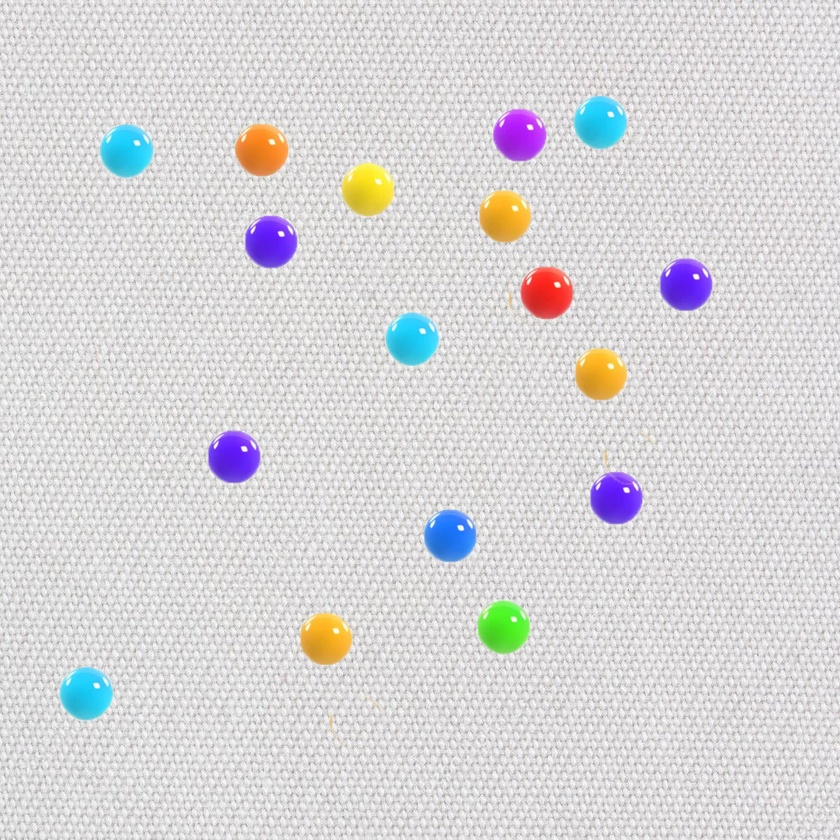
#> input picture img/1red.jpg, 840 x 840 px, shrunk from 1000 x 1000 before the run
$ python main.py
#> lines starting #> are read from the running program, lines starting #| are printed output that depends on the picture; after the words box and inside, x2 and y2 are one past the last pixel; in counts of white or black regions, pixels touching at a corner belong together
def main():
    import cv2 as cv
    import os.path

    #path_file = input("Bведите путь к файлу:")
    path_file = '../img/1red.jpg'
    if os.path.exists(path_file):
        img = cv.imread(path_file, 1)
#> img is the input picture: shape (840, 840, 3); mean B, G, R 216, 214.5, 216.2
        mask_low, mask_hi = (0, 100, 100), (255, 255, 255)
        img_mask = cv.inRange(img, mask_low, mask_hi)
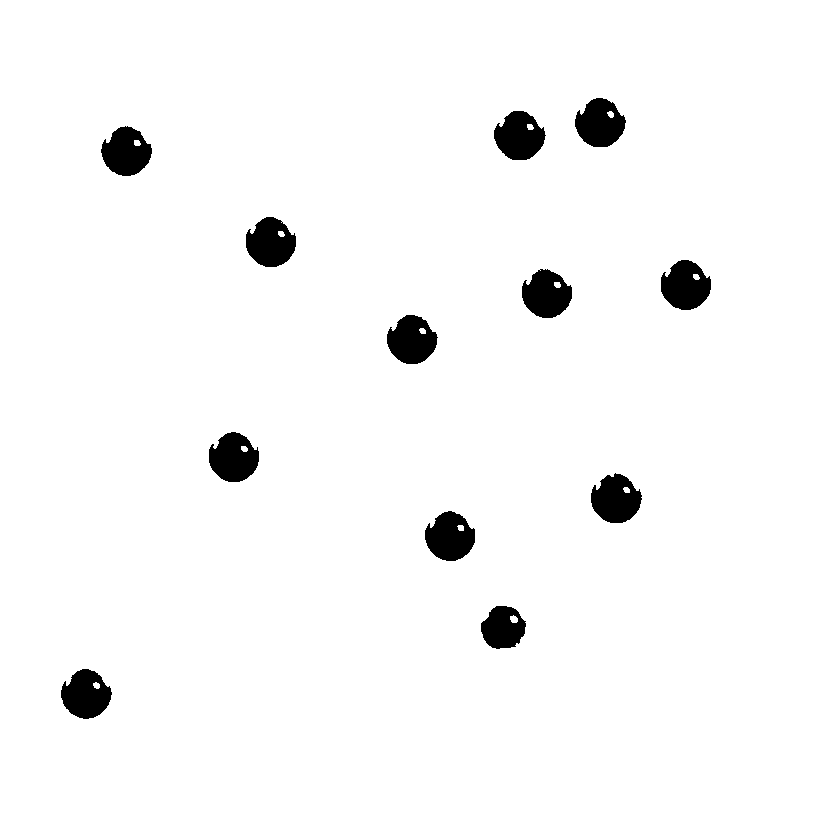
#> img_mask: shape (840, 840); 97% white; 12 black regions, largest, box (x1, y1, x2, y2) and area: (209, 432, 259, 482) 1818, (246, 217, 296, 267) 1815, (661, 260, 711, 310) 1815
        cv.imshow("win1", img)
        cv.imshow("win2", img_mask)
        path_file_mask = path_file.replace('.jpg', '_mask.jpg')
        print(path_file_mask)
        cv.imwrite(path_file_mask, img_mask)
        cv.waitKey(0)
        cv.destroyAllWindows()
    else:
        print("Такой файл не существует")

if __name__ == "__main__":
    main()

$ run again, with img/3red.jpg copied over img/1red.jpg
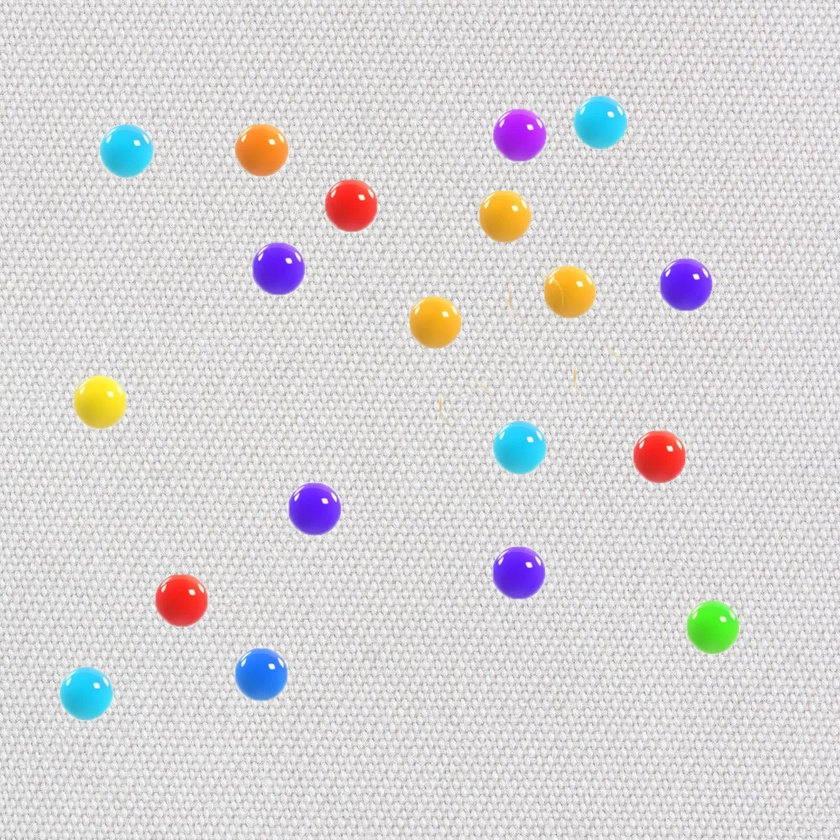
#> input picture img/3red.jpg, 840 x 840 px, shrunk from 1000 x 1000 before the run
#> in main, img is the input picture: shape (840, 840, 3); mean B, G, R 215, 213.6, 216.3
#> in main, `img_mask = cv.inRange(img, mask_low, mask_hi)`:
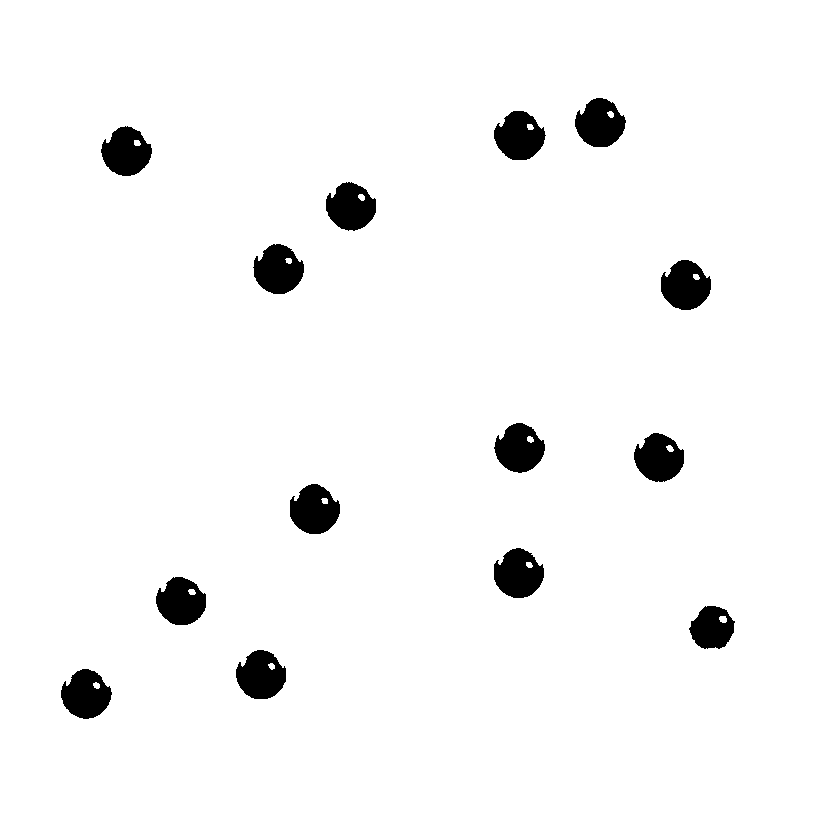
#> img_mask: shape (840, 840); 96.5% white; 14 black regions, largest, box (x1, y1, x2, y2) and area: (253, 244, 304, 294) 1825, (661, 260, 711, 310) 1815, (290, 484, 340, 534) 1814
